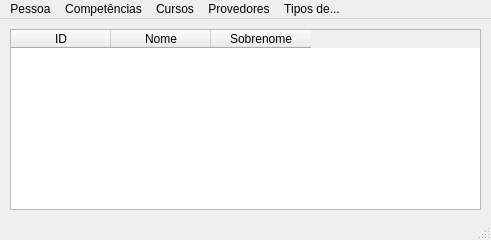
<?xml version="1.0" encoding="UTF-8"?>
<ui version="4.0">
 <class>MainWindow</class>
 <widget class="QMainWindow" name="MainWindow">
  <property name="windowModality">
   <enum>Qt::NonModal</enum>
  </property>
  <property name="geometry">
   <rect>
    <x>0</x>
    <y>0</y>
    <width>491</width>
    <height>240</height>
   </rect>
  </property>
  <property name="minimumSize">
   <size>
    <width>491</width>
    <height>240</height>
   </size>
  </property>
  <property name="maximumSize">
   <size>
    <width>491</width>
    <height>240</height>
   </size>
  </property>
  <property name="windowTitle">
   <string>Minhas Competências</string>
  </property>
  <widget class="QWidget" name="centralwidget">
   <widget class="QTableWidget" name="tableWidget">
    <property name="enabled">
     <bool>true</bool>
    </property>
    <property name="geometry">
     <rect>
      <x>10</x>
      <y>10</y>
      <width>471</width>
      <height>181</height>
     </rect>
    </property>
    <property name="minimumSize">
     <size>
      <width>0</width>
      <height>0</height>
     </size>
    </property>
    <property name="editTriggers">
     <set>QAbstractItemView::AnyKeyPressed|QAbstractItemView::EditKeyPressed|QAbstractItemView::SelectedClicked</set>
    </property>
    <property name="sortingEnabled">
     <bool>true</bool>
    </property>
    <column>
     <property name="text">
      <string>ID</string>
     </property>
    </column>
    <column>
     <property name="text">
      <string>Nome</string>
     </property>
    </column>
    <column>
     <property name="text">
      <string>Sobrenome</string>
     </property>
    </column>
   </widget>
  </widget>
  <widget class="QMenuBar" name="menubar">
   <property name="geometry">
    <rect>
     <x>0</x>
     <y>0</y>
     <width>491</width>
     <height>21</height>
    </rect>
   </property>
   <widget class="QMenu" name="menuPessoa">
    <property name="title">
     <string>Pessoa</string>
    </property>
    <addaction name="actionNova"/>
    <addaction name="separator"/>
    <addaction name="actionEditar"/>
    <addaction name="actionExcluir"/>
   </widget>
   <widget class="QMenu" name="menuCompet_ncias">
    <property name="geometry">
     <rect>
      <x>308</x>
      <y>111</y>
      <width>135</width>
      <height>50</height>
     </rect>
    </property>
    <property name="title">
     <string>Competências</string>
    </property>
   </widget>
   <widget class="QMenu" name="menuCursos">
    <property name="title">
     <string>Cursos</string>
    </property>
   </widget>
   <widget class="QMenu" name="menuProvedores">
    <property name="title">
     <string>Provedores</string>
    </property>
   </widget>
   <widget class="QMenu" name="menuConfigura_o">
    <property name="title">
     <string>Tipos de...</string>
    </property>
    <addaction name="actionde_Compet_ncias"/>
    <addaction name="actionde_Cursos"/>
   </widget>
   <addaction name="menuPessoa"/>
   <addaction name="menuCompet_ncias"/>
   <addaction name="menuCursos"/>
   <addaction name="menuProvedores"/>
   <addaction name="menuConfigura_o"/>
  </widget>
  <widget class="QStatusBar" name="statusbar"/>
  <action name="actionde_Compet_ncias">
   <property name="text">
    <string>Competências</string>
   </property>
  </action>
  <action name="actionde_Cursos">
   <property name="text">
    <string>Cursos</string>
   </property>
  </action>
  <action name="actionNova">
   <property name="text">
    <string>Nova</string>
   </property>
  </action>
  <action name="actionExcluir">
   <property name="text">
    <string>Excluir</string>
   </property>
  </action>
  <action name="actionEditar">
   <property name="text">
    <string>Editar</string>
   </property>
  </action>
 </widget>
 <resources/>
 <connections/>
</ui>
